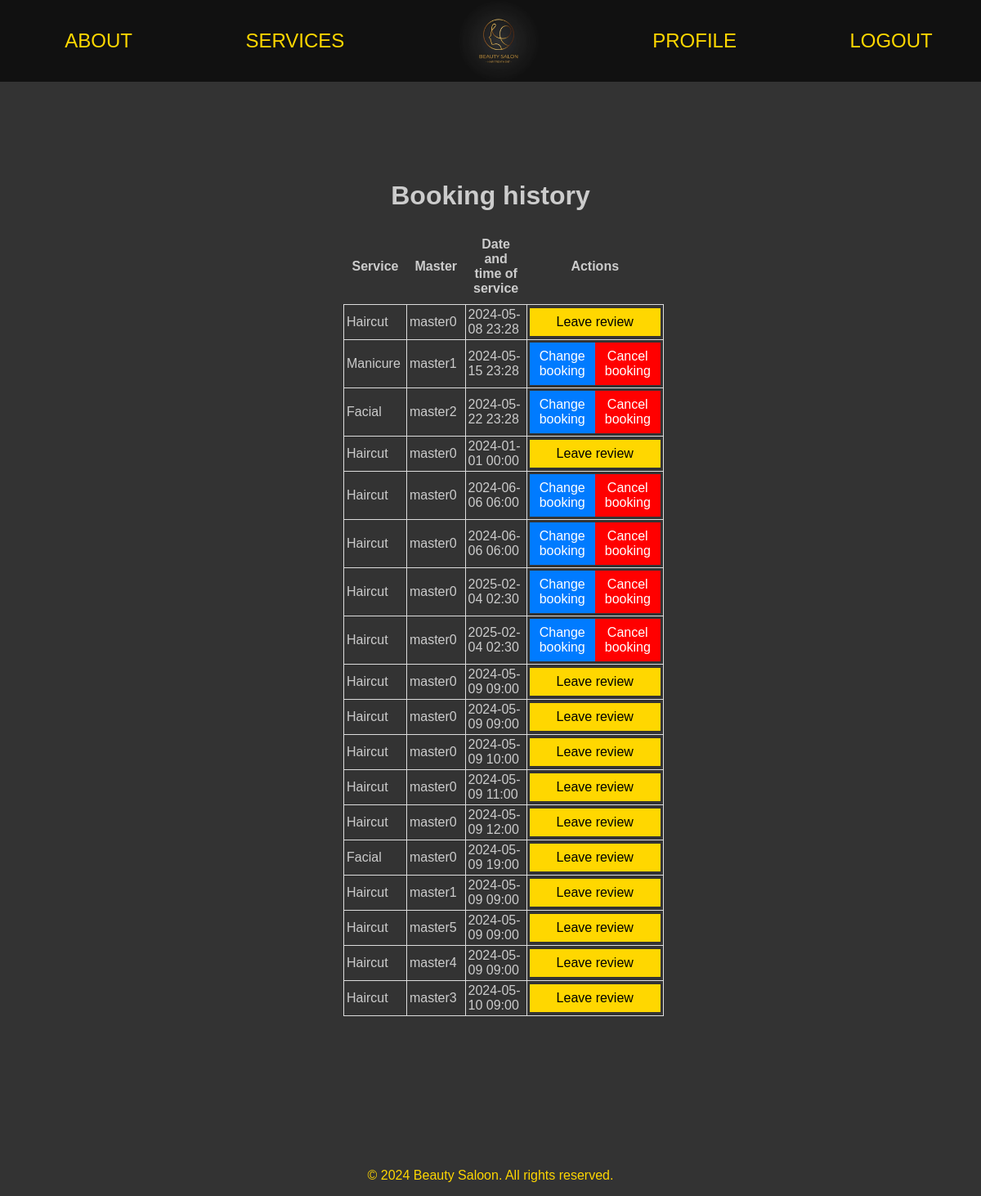
/profile/list_booking (signed in), run on an earlier commit of the app's database.
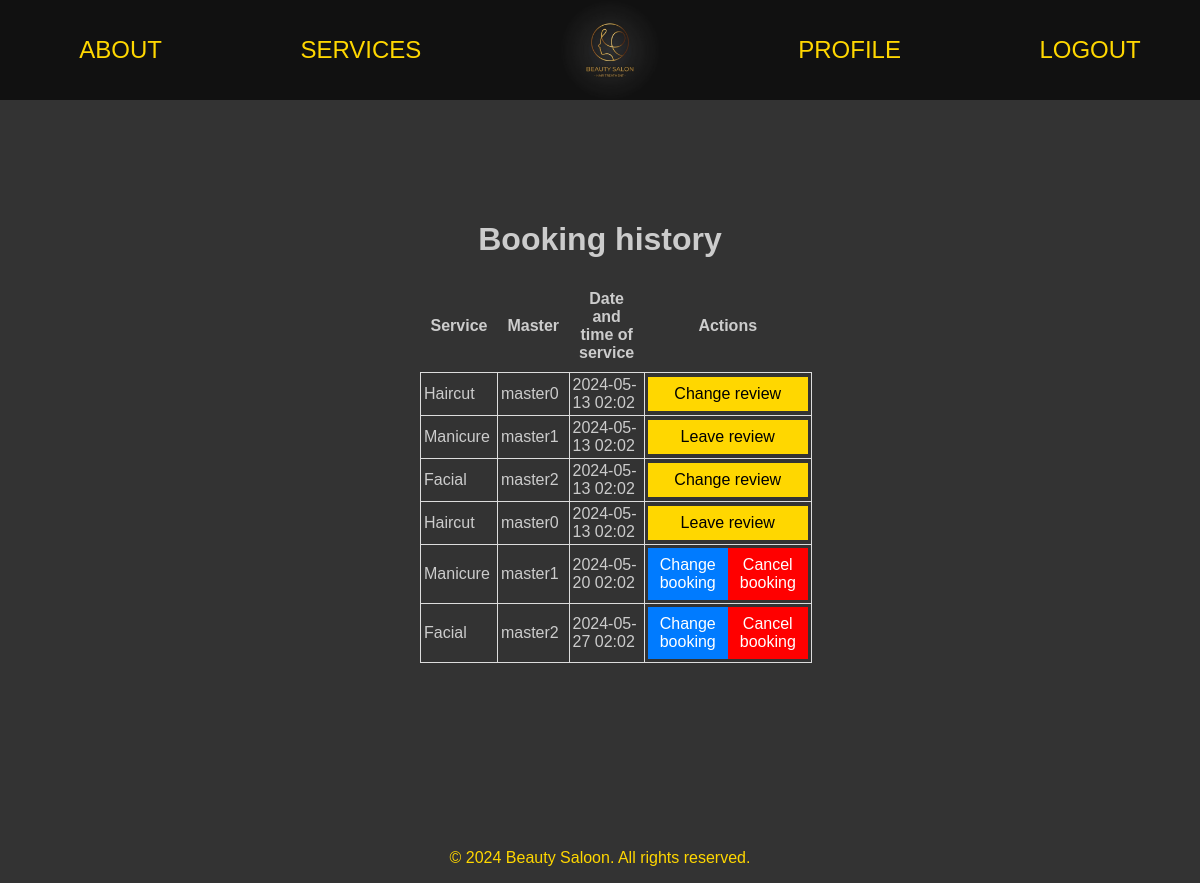
And on a later commit of the database.
### booking/models.py (models this page shows, shortened)
class Booking(models.Model):
    customer = models.ForeignKey(Customer, on_delete=models.CASCADE)
    service = models.ForeignKey(Service, on_delete=models.CASCADE)
    service_provider = models.ForeignKey(ServiceProvider, on_delete=models.CASCADE)
    appointment_datetime = models.DateTimeField(default=timezone.now) #TODO удалить default после сдачи, нужно для заполнения бд командой
    created_at = models.DateTimeField(default=timezone.now)

class Service(models.Model):
    name = models.CharField(max_length=100)
    description = models.TextField()
    duration = models.DurationField()
    price = models.DecimalField(max_digits=6, decimal_places=2)  # Цена услуги

class BaseProfile(models.Model):
    user = models.OneToOneField(User, on_delete=models.CASCADE)
    phone = models.CharField(max_length=20)
    birth_date = models.DateField(null=True, blank=True)
    class Meta:
        abstract = True  # Указываем, что модель является абстрактной и не должна создаваться в базе данных

class ServiceProvider(BaseProfile):
    specialization = models.CharField(max_length=100)
    service = models.ManyToManyField('Service')

### booking/views/booking.py (the view)
# urls.py: path('profile/list_booking', list_booking, name='list_booking'),
@login_required
def list_booking(request):
    user = request.user
    now = timezone.now()
    try:
        customer_profile = Customer.objects.get(user=user)
        bookings = customer_profile.booking_set.all()
    except Customer.DoesNotExist:
        bookings = []
    return render(request, 'profile/user_booking.html', {'bookings': bookings, 'now': now})

### booking/templates/profile/user_booking.html (shortened to what this page needs)
{% extends 'base.html' %}
{% load static %}
{% block content %}
<div class="order-history">
    <h1 class="order-history__header">Booking history</h1>
    <div class="order-history__table-container">
        <table class="order-history__table">
            <thead>
            <tr>
                <th class="order-history__column-header">Service</th>
                <th class="order-history__column-header">Master</th>
                <th class="order-history__column-header">Date and time of service</th>
                <th class="order-history__column-header">Actions</th>
            </tr>
            </thead>
            <tbody>
            {% for booking in bookings %}
            <tr class="order-history__row">
                <td class="order-history__cell">{{ booking.service.name }}</td>
                <td class="order-history__cell">{{ booking.service_provider.user.username }}</td>
                <td class="order-history__cell">{{ booking.appointment_datetime|date:"Y-m-d H:i" }}</td>
                <td class="order-history__cell">
                    <div class="order-history__actions-container">
                        {% if booking.appointment_datetime > now %}
                        <a href="{% url 'user_booking_update' booking.id %}"
                           class="order-history__link order-history__link--edit">Change booking</a>
                        <a href="#" class="order-history__link order-history__link--delete" data-id="{{ booking.id }}"
                           onclick="confirmDelete(event, this)">Cancel booking</a>
                        {% else %}
                        {% if booking.review_set.exists %}
                        <a href="{% url 'add_review' booking.id %}" class="order-history__link order-history__link--review">Change review</a>
                        {% else %}
                        <a href="{% url 'add_review' booking.id %}" class="order-history__link order-history__link--review">Leave review</a>
                        {% endif %}
                        {% endif %}
                    </div>
                </td>
            </tr>
            {% empty %}
            <tr class="order-history__row">
                <td colspan="4" class="order-history__cell">No bookings.</td>
            </tr>
            {% endfor %}
            </tbody>
        </table>
    </div>
</div>
{% endblock %}

What changed in the data, as far as the page shows it:
removed Booking: service.name "Haircut", service_provider.user.username "master0", appointment_datetime "2024-06-06 06:00"
removed Booking: service.name "Haircut", service_provider.user.username "master0", appointment_datetime "2024-06-06 06:00"
no longer on this page (row edited): Booking: service.name "Haircut", service_provider.user.username "master0", appointment_datetime "2025-02-04 02:30"
no longer on this page (row edited): Booking: service.name "Haircut", service_provider.user.username "master0", appointment_datetime "2025-02-04 02:30"
no longer on this page (row edited): Booking: service.name "Haircut", service_provider.user.username "master0", appointment_datetime "2024-05-09 09:00", shows "Leave review"
no longer on this page (row edited): Booking: service.name "Haircut", service_provider.user.username "master0", appointment_datetime "2024-05-09 09:00", shows "Leave review"
no longer on this page (row edited): Booking: service.name "Haircut", service_provider.user.username "master0", appointment_datetime "2024-05-09 10:00", shows "Leave review"
no longer on this page (row edited): Booking: service.name "Haircut", service_provider.user.username "master0", appointment_datetime "2024-05-09 11:00", shows "Leave review"
no longer on this page (row edited): Booking: service.name "Haircut", service_provider.user.username "master0", appointment_datetime "2024-05-09 12:00", shows "Leave review"
no longer on this page (row edited): Booking: service.name "Facial", service_provider.user.username "master0", appointment_datetime "2024-05-09 19:00", shows "Leave review"
no longer on this page (row edited): Booking: service.name "Haircut", service_provider.user.username "master1", appointment_datetime "2024-05-09 09:00", shows "Leave review"
no longer on this page (row edited): Booking: service.name "Haircut", service_provider.user.username "master5", appointment_datetime "2024-05-09 09:00", shows "Leave review"
no longer on this page (row edited): Booking: service.name "Haircut", service_provider.user.username "master4", appointment_datetime "2024-05-09 09:00", shows "Leave review"
no longer on this page (row edited): Booking: service.name "Haircut", service_provider.user.username "master3", appointment_datetime "2024-05-10 09:00", shows "Leave review"
changed Booking (number 1 of 6 on the later page): appointment_datetime "2024-05-08 23:28" → "2024-05-13 02:02"; appointment_datetime "Leave review" → "Change review"
changed Booking (number 2 of 6 on the later page): appointment_datetime "2024-05-15 23:28" → "2024-05-13 02:02"; appointment_datetime "Change booking Cancel booking" → "Leave review"
changed Booking (number 3 of 6 on the later page): appointment_datetime "2024-05-22 23:28" → "2024-05-13 02:02"; appointment_datetime "Change booking Cancel booking" → "Change review"
changed Booking (number 4 of 6 on the later page): appointment_datetime "2024-01-01 00:00" → "2024-05-13 02:02"
added Booking: service.name "Manicure", service_provider.user.username "master1", appointment_datetime "2024-05-20 02:02"
added Booking: service.name "Facial", service_provider.user.username "master2", appointment_datetime "2024-05-27 02:02"
